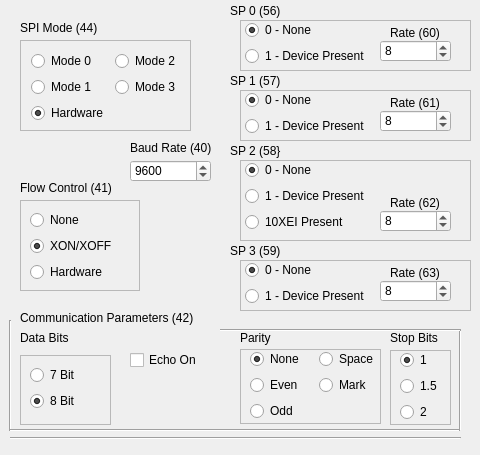
   <widget class="QWidget" name="tab_6">
    <attribute name="title">
     <string>Comm</string>
    </attribute>
    <widget class="QFrame" name="frame_13">
     <property name="geometry">
      <rect>
       <x>240</x>
       <y>90</y>
       <width>231</width>
       <height>51</height>
      </rect>
     </property>
     <property name="frameShape">
      <enum>QFrame::StyledPanel</enum>
     </property>
     <property name="frameShadow">
      <enum>QFrame::Raised</enum>
     </property>
     <widget class="QWidget" name="layoutWidget_14">
      <property name="geometry">
       <rect>
        <x>5</x>
        <y>0</y>
        <width>141</width>
        <height>48</height>
       </rect>
      </property>
      <layout class="QVBoxLayout" name="verticalLayout_14">
       <item>
        <widget class="QRadioButton" name="radioSP1None">
         <property name="text">
          <string>0 - None</string>
         </property>
         <property name="checked">
          <bool>true</bool>
         </property>
        </widget>
       </item>
       <item>
        <widget class="QRadioButton" name="radioSP1Present">
         <property name="text">
          <string>1 - Device Present</string>
         </property>
        </widget>
       </item>
      </layout>
     </widget>
     <widget class="QSpinBox" name="spinCom2">
      <property name="geometry">
       <rect>
        <x>140</x>
        <y>20</y>
        <width>71</width>
        <height>22</height>
       </rect>
      </property>
      <property name="minimum">
       <number>2</number>
      </property>
      <property name="maximum">
       <number>255</number>
      </property>
      <property name="value">
       <number>8</number>
      </property>
     </widget>
     <widget class="QLabel" name="label_36">
      <property name="geometry">
       <rect>
        <x>150</x>
        <y>5</y>
        <width>71</width>
        <height>16</height>
       </rect>
      </property>
      <property name="text">
       <string>Rate (61)</string>
      </property>
     </widget>
    </widget>
    <widget class="QFrame" name="frame_15">
     <property name="geometry">
      <rect>
       <x>240</x>
       <y>260</y>
       <width>231</width>
       <height>51</height>
      </rect>
     </property>
     <property name="frameShape">
      <enum>QFrame::StyledPanel</enum>
     </property>
     <property name="frameShadow">
      <enum>QFrame::Raised</enum>
     </property>
     <widget class="QWidget" name="layoutWidget_15">
      <property name="geometry">
       <rect>
        <x>5</x>
        <y>0</y>
        <width>141</width>
        <height>48</height>
       </rect>
      </property>
      <layout class="QVBoxLayout" name="verticalLayout_16">
       <item>
        <widget class="QRadioButton" name="radioSP3None">
         <property name="text">
          <string>0 - None</string>
         </property>
         <property name="checked">
          <bool>true</bool>
         </property>
        </widget>
       </item>
       <item>
        <widget class="QRadioButton" name="radioSP3Present">
         <property name="text">
          <string>1 - Device Present</string>
         </property>
        </widget>
       </item>
      </layout>
     </widget>
     <widget class="QSpinBox" name="spinCom4">
      <property name="geometry">
       <rect>
        <x>140</x>
        <y>20</y>
        <width>71</width>
        <height>22</height>
       </rect>
      </property>
      <property name="minimum">
       <number>2</number>
      </property>
      <property name="maximum">
       <number>255</number>
      </property>
      <property name="value">
       <number>8</number>
      </property>
     </widget>
     <widget class="QLabel" name="label_38">
      <property name="geometry">
       <rect>
        <x>150</x>
        <y>5</y>
        <width>81</width>
        <height>16</height>
       </rect>
      </property>
      <property name="text">
       <string>Rate (63)</string>
      </property>
     </widget>
    </widget>
    <widget class="QFrame" name="frame_14">
     <property name="geometry">
      <rect>
       <x>240</x>
       <y>20</y>
       <width>231</width>
       <height>51</height>
      </rect>
     </property>
     <property name="frameShape">
      <enum>QFrame::StyledPanel</enum>
     </property>
     <property name="frameShadow">
      <enum>QFrame::Raised</enum>
     </property>
     <widget class="QWidget" name="layoutWidget_16">
      <property name="geometry">
       <rect>
        <x>5</x>
        <y>0</y>
        <width>141</width>
        <height>48</height>
       </rect>
      </property>
      <layout class="QVBoxLayout" name="verticalLayout_13">
       <item>
        <widget class="QRadioButton" name="radioSP0None">
         <property name="text">
          <string>0 - None</string>
         </property>
         <property name="checked">
          <bool>true</bool>
         </property>
        </widget>
       </item>
       <item>
        <widget class="QRadioButton" name="radioSP0Present">
         <property name="text">
          <string>1 - Device Present</string>
         </property>
        </widget>
       </item>
      </layout>
     </widget>
     <widget class="QSpinBox" name="spinCom1">
      <property name="geometry">
       <rect>
        <x>140</x>
        <y>20</y>
        <width>71</width>
        <height>22</height>
       </rect>
      </property>
      <property name="minimum">
       <number>2</number>
      </property>
      <property name="maximum">
       <number>255</number>
      </property>
      <property name="value">
       <number>8</number>
      </property>
     </widget>
     <widget class="QLabel" name="label_35">
      <property name="geometry">
       <rect>
        <x>150</x>
        <y>5</y>
        <width>71</width>
        <height>16</height>
       </rect>
      </property>
      <property name="text">
       <string>Rate (60)</string>
      </property>
     </widget>
    </widget>
    <widget class="QFrame" name="frame_16">
     <property name="geometry">
      <rect>
       <x>240</x>
       <y>160</y>
       <width>231</width>
       <height>81</height>
      </rect>
     </property>
     <property name="frameShape">
      <enum>QFrame::StyledPanel</enum>
     </property>
     <property name="frameShadow">
      <enum>QFrame::Raised</enum>
     </property>
     <widget class="QWidget" name="layoutWidget_17">
      <property name="geometry">
       <rect>
        <x>5</x>
        <y>0</y>
        <width>141</width>
        <height>74</height>
       </rect>
      </property>
      <layout class="QVBoxLayout" name="verticalLayout_17">
       <item>
        <widget class="QRadioButton" name="radioSP2None">
         <property name="text">
          <string>0 - None</string>
         </property>
         <property name="checked">
          <bool>true</bool>
         </property>
        </widget>
       </item>
       <item>
        <widget class="QRadioButton" name="radioSP2Present">
         <property name="text">
          <string>1 - Device Present</string>
         </property>
        </widget>
       </item>
       <item>
        <widget class="QRadioButton" name="radioSP2XE">
         <property name="text">
          <string>10XEI Present</string>
         </property>
        </widget>
       </item>
      </layout>
     </widget>
     <widget class="QSpinBox" name="spinCom3">
      <property name="geometry">
       <rect>
        <x>140</x>
        <y>50</y>
        <width>71</width>
        <height>22</height>
       </rect>
      </property>
      <property name="minimum">
       <number>2</number>
      </property>
      <property name="maximum">
       <number>255</number>
      </property>
      <property name="value">
       <number>8</number>
      </property>
     </widget>
     <widget class="QLabel" name="label_37">
      <property name="geometry">
       <rect>
        <x>150</x>
        <y>35</y>
        <width>71</width>
        <height>16</height>
       </rect>
      </property>
      <property name="text">
       <string>Rate (62)</string>
      </property>
     </widget>
    </widget>
    <widget class="QLabel" name="label_20">
     <property name="geometry">
      <rect>
       <x>230</x>
       <y>3</y>
       <width>71</width>
       <height>16</height>
      </rect>
     </property>
     <property name="text">
      <string>SP 0 (56)</string>
     </property>
    </widget>
    <widget class="QLabel" name="label_21">
     <property name="geometry">
      <rect>
       <x>230</x>
       <y>73</y>
       <width>71</width>
       <height>16</height>
      </rect>
     </property>
     <property name="text">
      <string>SP 1 (57)</string>
     </property>
    </widget>
    <widget class="QLabel" name="label_22">
     <property name="geometry">
      <rect>
       <x>230</x>
       <y>143</y>
       <width>61</width>
       <height>16</height>
      </rect>
     </property>
     <property name="text">
      <string>SP 2 (58}</string>
     </property>
    </widget>
    <widget class="QLabel" name="label_23">
     <property name="geometry">
      <rect>
       <x>230</x>
       <y>243</y>
       <width>71</width>
       <height>16</height>
      </rect>
     </property>
     <property name="text">
      <string>SP 3 (59)</string>
     </property>
    </widget>
    <widget class="QFrame" name="frame_17">
     <property name="geometry">
      <rect>
       <x>390</x>
       <y>350</y>
       <width>61</width>
       <height>75</height>
      </rect>
     </property>
     <property name="frameShape">
      <enum>QFrame::StyledPanel</enum>
     </property>
     <property name="frameShadow">
      <enum>QFrame::Raised</enum>
     </property>
     <widget class="QWidget" name="layoutWidget_18">
      <property name="geometry">
       <rect>
        <x>10</x>
        <y>0</y>
        <width>51</width>
        <height>74</height>
       </rect>
      </property>
      <layout class="QVBoxLayout" name="verticalLayout_18">
       <item>
        <widget class="QRadioButton" name="radio1Stop">
         <property name="text">
          <string>1</string>
         </property>
         <property name="checked">
          <bool>true</bool>
         </property>
        </widget>
       </item>
       <item>
        <widget class="QRadioButton" name="radio1_5Stop">
         <property name="text">
          <string>1.5</string>
         </property>
        </widget>
       </item>
       <item>
        <widget class="QRadioButton" name="radio2Stop">
         <property name="text">
          <string>2</string>
         </property>
        </widget>
       </item>
      </layout>
     </widget>
    </widget>
    <widget class="QFrame" name="frame_18">
     <property name="geometry">
      <rect>
       <x>240</x>
       <y>349</y>
       <width>141</width>
       <height>75</height>
      </rect>
     </property>
     <property name="frameShape">
      <enum>QFrame::StyledPanel</enum>
     </property>
     <property name="frameShadow">
      <enum>QFrame::Raised</enum>
     </property>
     <widget class="QWidget" name="layoutWidget_19">
      <property name="geometry">
       <rect>
        <x>10</x>
        <y>0</y>
        <width>131</width>
        <height>74</height>
       </rect>
      </property>
      <layout class="QGridLayout" name="gridLayout">
       <item row="0" column="0">
        <widget class="QRadioButton" name="radioParNone">
         <property name="text">
          <string>None</string>
         </property>
         <property name="checked">
          <bool>true</bool>
         </property>
        </widget>
       </item>
       <item row="0" column="1">
        <widget class="QRadioButton" name="radioParSpace">
         <property name="text">
          <string>Space</string>
         </property>
        </widget>
       </item>
       <item row="1" column="0">
        <widget class="QRadioButton" name="radioParEven">
         <property name="text">
          <string>Even</string>
         </property>
        </widget>
       </item>
       <item row="2" column="0">
        <widget class="QRadioButton" name="radioParOdd">
         <property name="text">
          <string>Odd</string>
         </property>
        </widget>
       </item>
       <item row="1" column="1">
        <widget class="QRadioButton" name="radioParMark">
         <property name="text">
          <string>Mark</string>
         </property>
        </widget>
       </item>
      </layout>
     </widget>
    </widget>
    <widget class="QLabel" name="label_24">
     <property name="geometry">
      <rect>
       <x>390</x>
       <y>330</y>
       <width>56</width>
       <height>15</height>
      </rect>
     </property>
     <property name="text">
      <string>Stop Bits</string>
     </property>
    </widget>
    <widget class="QLabel" name="label_25">
     <property name="geometry">
      <rect>
       <x>240</x>
       <y>330</y>
       <width>56</width>
       <height>15</height>
      </rect>
     </property>
     <property name="text">
      <string>Parity</string>
     </property>
    </widget>
    <widget class="QFrame" name="frame_19">
     <property name="geometry">
      <rect>
       <x>20</x>
       <y>355</y>
       <width>91</width>
       <height>70</height>
      </rect>
     </property>
     <property name="frameShape">
      <enum>QFrame::StyledPanel</enum>
     </property>
     <property name="frameShadow">
      <enum>QFrame::Raised</enum>
     </property>
     <widget class="QWidget" name="layoutWidget_20">
      <property name="geometry">
       <rect>
        <x>10</x>
        <y>10</y>
        <width>71</width>
        <height>48</height>
       </rect>
      </property>
      <layout class="QVBoxLayout" name="verticalLayout_19">
       <item>
        <widget class="QRadioButton" name="radio7Bit">
         <property name="text">
          <string>7 Bit</string>
         </property>
        </widget>
       </item>
       <item>
        <widget class="QRadioButton" name="radio8Bit">
         <property name="text">
          <string>8 Bit</string>
         </property>
         <property name="checked">
          <bool>true</bool>
         </property>
        </widget>
       </item>
      </layout>
     </widget>
    </widget>
    <widget class="QCheckBox" name="checkEchoOn">
     <property name="geometry">
      <rect>
       <x>130</x>
       <y>350</y>
       <width>81</width>
       <height>20</height>
      </rect>
     </property>
     <property name="text">
      <string>Echo On</string>
     </property>
    </widget>
    <widget class="QFrame" name="frame_20">
     <property name="geometry">
      <rect>
       <x>20</x>
       <y>40</y>
       <width>171</width>
       <height>91</height>
      </rect>
     </property>
     <property name="frameShape">
      <enum>QFrame::StyledPanel</enum>
     </property>
     <property name="frameShadow">
      <enum>QFrame::Raised</enum>
     </property>
     <widget class="QWidget" name="layoutWidget_21">
      <property name="geometry">
       <rect>
        <x>11</x>
        <y>11</y>
        <width>161</width>
        <height>74</height>
       </rect>
      </property>
      <layout class="QGridLayout" name="gridLayout_2">
       <item row="0" column="0">
        <widget class="QRadioButton" name="radioSPImode0">
         <property name="text">
          <string>Mode 0</string>
         </property>
        </widget>
       </item>
       <item row="0" column="1">
        <widget class="QRadioButton" name="radioSPImode2">
         <property name="text">
          <string>Mode 2</string>
         </property>
        </widget>
       </item>
       <item row="1" column="0">
        <widget class="QRadioButton" name="radioSPImode1">
         <property name="text">
          <string>Mode 1</string>
         </property>
        </widget>
       </item>
       <item row="1" column="1">
        <widget class="QRadioButton" name="radioSPImode3">
         <property name="text">
          <string>Mode 3</string>
         </property>
        </widget>
       </item>
       <item row="2" column="0" colspan="2">
        <widget class="QRadioButton" name="radioSPIhardware">
         <property name="text">
          <string>Hardware</string>
         </property>
         <property name="checked">
          <bool>true</bool>
         </property>
        </widget>
       </item>
      </layout>
     </widget>
    </widget>
    <widget class="QFrame" name="frame_21">
     <property name="geometry">
      <rect>
       <x>20</x>
       <y>200</y>
       <width>120</width>
       <height>91</height>
      </rect>
     </property>
     <property name="frameShape">
      <enum>QFrame::StyledPanel</enum>
     </property>
     <property name="frameShadow">
      <enum>QFrame::Raised</enum>
     </property>
     <widget class="QWidget" name="layoutWidget_22">
      <property name="geometry">
       <rect>
        <x>10</x>
        <y>10</y>
        <width>99</width>
        <height>74</height>
       </rect>
      </property>
      <layout class="QVBoxLayout" name="verticalLayout_20">
       <item>
        <widget class="QRadioButton" name="radioFlowNone">
         <property name="text">
          <string>None</string>
         </property>
        </widget>
       </item>
       <item>
        <widget class="QRadioButton" name="radioFlowXONOFF">
         <property name="text">
          <string>XON/XOFF</string>
         </property>
         <property name="checked">
          <bool>true</bool>
         </property>
        </widget>
       </item>
       <item>
        <widget class="QRadioButton" name="radioFlowHardware">
         <property name="text">
          <string>Hardware</string>
         </property>
        </widget>
       </item>
      </layout>
     </widget>
    </widget>
    <widget class="QLabel" name="label_26">
     <property name="geometry">
      <rect>
       <x>20</x>
       <y>180</y>
       <width>111</width>
       <height>16</height>
      </rect>
     </property>
     <property name="text">
      <string>Flow Control (41)</string>
     </property>
    </widget>
    <widget class="QLabel" name="label_27">
     <property name="geometry">
      <rect>
       <x>20</x>
       <y>330</y>
       <width>61</width>
       <height>16</height>
      </rect>
     </property>
     <property name="text">
      <string>Data Bits</string>
     </property>
    </widget>
    <widget class="QLabel" name="label_28">
     <property name="geometry">
      <rect>
       <x>20</x>
       <y>20</y>
       <width>91</width>
       <height>16</height>
      </rect>
     </property>
     <property name="text">
      <string>SPI Mode (44)</string>
     </property>
    </widget>
    <widget class="QLabel" name="label_29">
     <property name="geometry">
      <rect>
       <x>130</x>
       <y>140</y>
       <width>101</width>
       <height>16</height>
      </rect>
     </property>
     <property name="text">
      <string>Baud Rate (40)</string>
     </property>
    </widget>
    <widget class="QLabel" name="label_30">
     <property name="geometry">
      <rect>
       <x>20</x>
       <y>310</y>
       <width>221</width>
       <height>16</height>
      </rect>
     </property>
     <property name="text">
      <string>Communication Parameters (42)</string>
     </property>
    </widget>
    <widget class="Line" name="line">
     <property name="geometry">
      <rect>
       <x>0</x>
       <y>320</y>
       <width>20</width>
       <height>111</height>
      </rect>
     </property>
     <property name="orientation">
      <enum>Qt::Vertical</enum>
     </property>
    </widget>
    <widget class="Line" name="line_2">
     <property name="geometry">
      <rect>
       <x>10</x>
       <y>430</y>
       <width>451</width>
       <height>16</height>
      </rect>
     </property>
     <property name="orientation">
      <enum>Qt::Horizontal</enum>
     </property>
    </widget>
    <widget class="Line" name="line_3">
     <property name="geometry">
      <rect>
       <x>10</x>
       <y>420</y>
       <width>451</width>
       <height>20</height>
      </rect>
     </property>
     <property name="orientation">
      <enum>Qt::Horizontal</enum>
     </property>
    </widget>
    <widget class="Line" name="line_4">
     <property name="geometry">
      <rect>
       <x>450</x>
       <y>330</y>
       <width>20</width>
       <height>101</height>
      </rect>
     </property>
     <property name="orientation">
      <enum>Qt::Vertical</enum>
     </property>
    </widget>
    <widget class="QSpinBox" name="spinCom5">
     <property name="geometry">
      <rect>
       <x>130</x>
       <y>160</y>
       <width>81</width>
       <height>22</height>
      </rect>
     </property>
     <property name="minimum">
      <number>46</number>
     </property>
     <property name="maximum">
      <number>1000000</number>
     </property>
     <property name="value">
      <number>9600</number>
     </property>
    </widget>
    <widget class="Line" name="line_5">
     <property name="geometry">
      <rect>
       <x>220</x>
       <y>320</y>
       <width>241</width>
       <height>20</height>
      </rect>
     </property>
     <property name="orientation">
      <enum>Qt::Horizontal</enum>
     </property>
    </widget>
   </widget>
